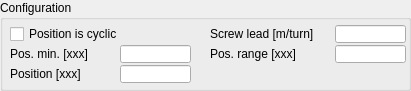
  <widget class="QGroupBox" name="groupBox">
   <property name="geometry">
    <rect>
     <x>10</x>
     <y>10</y>
     <width>411</width>
     <height>91</height>
    </rect>
   </property>
   <property name="title">
    <string>Configuration</string>
   </property>
   <property name="flat">
    <bool>false</bool>
   </property>
   <widget class="QCheckBox" name="qqCyclic">
    <property name="geometry">
     <rect>
      <x>10</x>
      <y>25</y>
      <width>181</width>
      <height>18</height>
     </rect>
    </property>
    <property name="focusPolicy">
     <enum>Qt::StrongFocus</enum>
    </property>
    <property name="text">
     <string>Position is cyclic</string>
    </property>
   </widget>
   <widget class="QLabel" name="qqLeadLabel">
    <property name="geometry">
     <rect>
      <x>210</x>
      <y>25</y>
      <width>125</width>
      <height>18</height>
     </rect>
    </property>
    <property name="text">
     <string>Screw lead [m/turn]</string>
    </property>
   </widget>
   <widget class="QLineEdit" name="qqLead">
    <property name="geometry">
     <rect>
      <x>335</x>
      <y>25</y>
      <width>71</width>
      <height>18</height>
     </rect>
    </property>
   </widget>
   <widget class="QLabel" name="qqPosMinLabel">
    <property name="geometry">
     <rect>
      <x>10</x>
      <y>45</y>
      <width>111</width>
      <height>18</height>
     </rect>
    </property>
    <property name="text">
     <string>Pos. min. [xxx]</string>
    </property>
   </widget>
   <widget class="QLineEdit" name="qqMinimum">
    <property name="geometry">
     <rect>
      <x>120</x>
      <y>45</y>
      <width>71</width>
      <height>18</height>
     </rect>
    </property>
   </widget>
   <widget class="QLineEdit" name="qqRange">
    <property name="geometry">
     <rect>
      <x>335</x>
      <y>45</y>
      <width>71</width>
      <height>18</height>
     </rect>
    </property>
   </widget>
   <widget class="QLabel" name="qqPosRangeLabel">
    <property name="geometry">
     <rect>
      <x>210</x>
      <y>45</y>
      <width>125</width>
      <height>18</height>
     </rect>
    </property>
    <property name="text">
     <string>Pos. range [xxx]</string>
    </property>
   </widget>
   <widget class="QLineEdit" name="qqPosition">
    <property name="geometry">
     <rect>
      <x>120</x>
      <y>65</y>
      <width>71</width>
      <height>18</height>
     </rect>
    </property>
   </widget>
   <widget class="QLabel" name="qqPosLabel">
    <property name="geometry">
     <rect>
      <x>10</x>
      <y>65</y>
      <width>111</width>
      <height>18</height>
     </rect>
    </property>
    <property name="text">
     <string>Position [xxx]</string>
    </property>
   </widget>
  </widget>
